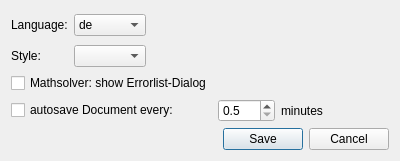
<?xml version="1.0" encoding="UTF-8"?>
<ui version="4.0">
 <class>SettingsDialog</class>
 <widget class="QDialog" name="SettingsDialog">
  <property name="geometry">
   <rect>
    <x>0</x>
    <y>0</y>
    <width>400</width>
    <height>159</height>
   </rect>
  </property>
  <property name="windowTitle">
   <string>Dialog</string>
  </property>
  <layout class="QVBoxLayout" name="verticalLayout">
   <item>
    <layout class="QGridLayout" name="gridLayout">
     <item row="0" column="0">
      <widget class="QLabel" name="label_2">
       <property name="text">
        <string>Language:</string>
       </property>
      </widget>
     </item>
     <item row="0" column="1">
      <widget class="QComboBox" name="comboBox_Language">
       <item>
        <property name="text">
         <string>de</string>
        </property>
       </item>
       <item>
        <property name="text">
         <string>en</string>
        </property>
       </item>
      </widget>
     </item>
     <item row="0" column="2">
      <spacer name="horizontalSpacer_2">
       <property name="orientation">
        <enum>Qt::Horizontal</enum>
       </property>
       <property name="sizeHint" stdset="0">
        <size>
         <width>38</width>
         <height>28</height>
        </size>
       </property>
      </spacer>
     </item>
     <item row="1" column="0">
      <widget class="QLabel" name="label">
       <property name="text">
        <string>Style:</string>
       </property>
      </widget>
     </item>
     <item row="1" column="1">
      <widget class="QComboBox" name="comboBoxStyle"/>
     </item>
     <item row="1" column="2">
      <spacer name="horizontalSpacer_3">
       <property name="orientation">
        <enum>Qt::Horizontal</enum>
       </property>
       <property name="sizeHint" stdset="0">
        <size>
         <width>40</width>
         <height>20</height>
        </size>
       </property>
      </spacer>
     </item>
    </layout>
   </item>
   <item>
    <layout class="QGridLayout" name="gridLayout_2">
     <item row="0" column="0">
      <widget class="QCheckBox" name="checkBox_Show_ErrorListDialog">
       <property name="text">
        <string>Mathsolver: show Errorlist-Dialog</string>
       </property>
      </widget>
     </item>
     <item row="1" column="0">
      <widget class="QCheckBox" name="checkBoxAutosave">
       <property name="text">
        <string>autosave Document every:</string>
       </property>
      </widget>
     </item>
     <item row="1" column="1">
      <widget class="QDoubleSpinBox" name="doubleSpinBoxAutosaveMinutes">
       <property name="decimals">
        <number>1</number>
       </property>
       <property name="minimum">
        <double>0.500000000000000</double>
       </property>
      </widget>
     </item>
     <item row="1" column="2">
      <widget class="QLabel" name="label_3">
       <property name="text">
        <string>minutes</string>
       </property>
      </widget>
     </item>
     <item row="1" column="3">
      <spacer name="horizontalSpacer">
       <property name="orientation">
        <enum>Qt::Horizontal</enum>
       </property>
       <property name="sizeHint" stdset="0">
        <size>
         <width>40</width>
         <height>20</height>
        </size>
       </property>
      </spacer>
     </item>
    </layout>
   </item>
   <item>
    <widget class="QDialogButtonBox" name="buttonBox">
     <property name="orientation">
      <enum>Qt::Horizontal</enum>
     </property>
     <property name="standardButtons">
      <set>QDialogButtonBox::Cancel|QDialogButtonBox::Save</set>
     </property>
    </widget>
   </item>
  </layout>
 </widget>
 <resources/>
 <connections>
  <connection>
   <sender>buttonBox</sender>
   <signal>accepted()</signal>
   <receiver>SettingsDialog</receiver>
   <slot>accept()</slot>
   <hints>
    <hint type="sourcelabel">
     <x>248</x>
     <y>254</y>
    </hint>
    <hint type="destinationlabel">
     <x>157</x>
     <y>274</y>
    </hint>
   </hints>
  </connection>
  <connection>
   <sender>buttonBox</sender>
   <signal>rejected()</signal>
   <receiver>SettingsDialog</receiver>
   <slot>reject()</slot>
   <hints>
    <hint type="sourcelabel">
     <x>316</x>
     <y>260</y>
    </hint>
    <hint type="destinationlabel">
     <x>286</x>
     <y>274</y>
    </hint>
   </hints>
  </connection>
 </connections>
</ui>
